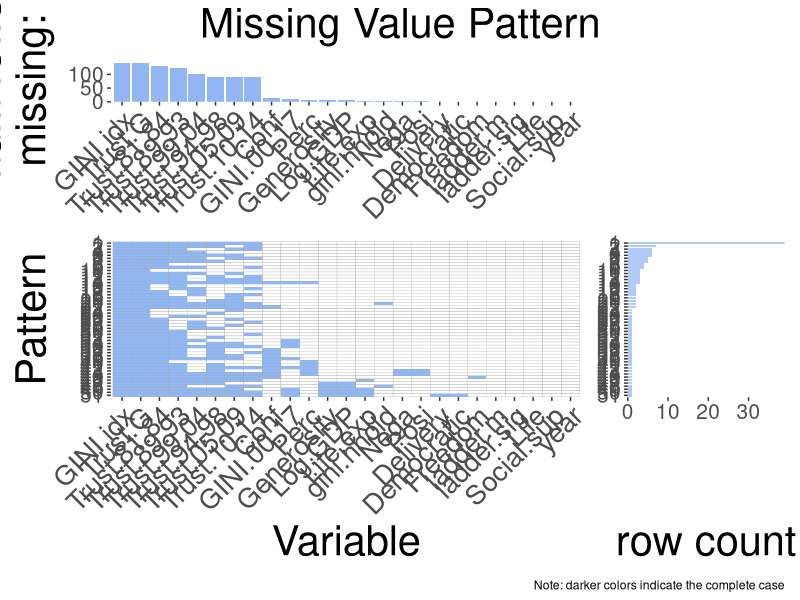
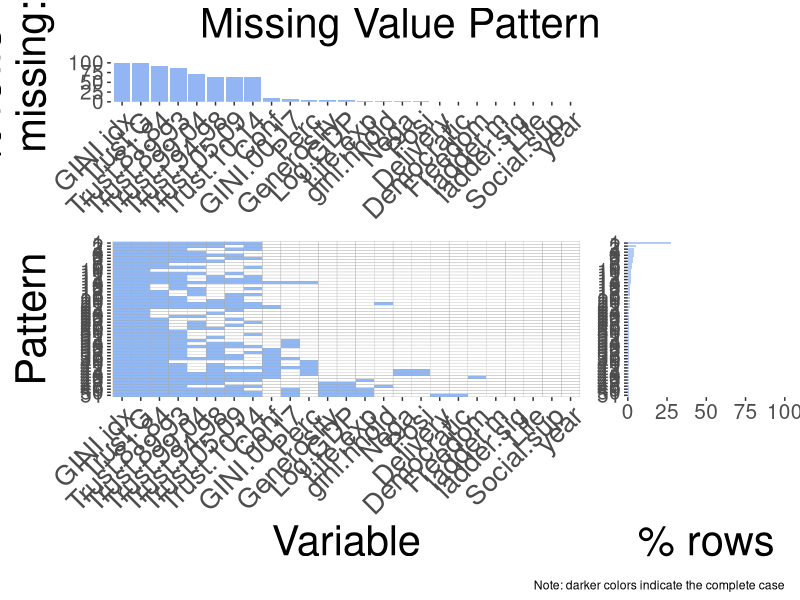

Source code (R) for these figures, in order:
## ---- chunk 1
plot_missing <- function(data, percent) {
  numvar <- length((colnames(data)))
  numrows <- nrow(data)
  missing_patterns <- data.frame(is.na(data)) %>%
                      group_by_all() %>%
                      count(name = "count", sort = TRUE) %>%
                      ungroup()
  
  missing_patterns$count_per <- missing_patterns$count / sum(missing_patterns$count) * 100
  na_count <-sapply(data, function(y) sum(length(which(is.na(y)))))
  na_count <- data.frame(na_count)
  na_count$features <- row.names(na_count)
  colnames(na_count) <- c('count','features')
  
  na_count$na_per <- na_count$count / numrows * 100
  p1 <- ggplot(data=na_count, aes(x=reorder(features,-count), y=count))+
            geom_bar(stat="identity", fill="cornflowerblue", alpha=0.7)+
            ylab(expression(paste("num rows \n missing:"))) +
            scale_y_continuous(expand = c(0,0)) +
            theme(panel.background = element_blank(), axis.title.x=element_blank(), panel.grid.major.x = element_blank(), panel.grid.minor.x = element_blank(), axis.text.y = element_text(size = 15), axis.text.x = element_text(size = 20, angle = 45, vjust = 1, hjust = 1), axis.title = element_text(size = 30))
  
  missing_patterns["Pattern"] <- rownames(missing_patterns)
  missing_patterns[1:numvar] <- missing_patterns[1:numvar]*1
  
  numrow <- length(rownames(missing_patterns))
  
  mp_temp <- missing_patterns[1:numvar]
  unique_temp <- apply(mp_temp,1,function(x) length(unique(x)))
  
  for (i in 1:nrow(mp_temp)) {
    if (unique_temp[i] == 1){
      mp_temp[i, ] <- -1
    }
  }
    
  mp_temp["Pattern"] <- missing_patterns["Pattern"]
  mp_gathered <- mp_temp %>% select(1:(numvar+1)) %>% gather(key = "Variable", value = "Missing", 1:numvar)
  
  mp_gathered <- mp_gathered %>% mutate(Pattern = factor(Pattern , levels = c(1:numrow)))
  missing_patterns <- missing_patterns %>% mutate(Pattern = factor(Pattern , levels = c(1:numrow)))
  
  temp <- levels(reorder(na_count$features,-na_count$count))
  
  p2 <- ggplot(mp_gathered, aes(x = factor(Variable, levels=temp), y = fct_rev(Pattern), fill = factor(Missing))) +
    geom_tile(colour = 'dark gray') +
    scale_fill_manual(values = c('0' = 'white', '1' = '#8EB8F7', '-1' = 'gray'))+
    ylab("Pattern")+
    xlab("Variable")+
    theme(legend.position="none", panel.background = element_blank(),axis.text.y = element_text(size = 15), axis.text.x = element_text(size = 20 ,angle = 45, vjust = 1, hjust = 1), axis.title = element_text(size = 30)) 
    
  
  p3 <- ggplot(missing_patterns, aes(x = count, y = fct_rev(Pattern))) +
  geom_bar(stat="identity", fill="cornflowerblue", aes(alpha = Pattern)) +
  scale_alpha_manual(values = (1/unique_temp)) +
  scale_x_continuous(expand = c(0,0)) +
  xlab("row count")+
  theme(panel.background = element_blank(), legend.position="none", axis.title.y=element_blank(), panel.grid.major.y = element_blank(), panel.grid.minor.y = element_blank(), axis.text = element_text(size = 15), axis.title = element_text(size = 30))
  
  p4 <- ggplot(data=na_count, aes(x=reorder(features,-na_per), y=na_per))+
            geom_bar(stat="identity", fill="cornflowerblue", alpha=0.7)+
            ylab(expression(paste("% rows \n missing:"))) +
            scale_y_continuous(expand = c(0,0), limits = c(0,100)) +
            theme(panel.background = element_blank(), axis.title.x=element_blank(), panel.grid.major.x = element_blank(),panel.grid.minor.x = element_blank(), axis.text.y = element_text(size = 15), axis.text.x = element_text(size = 20, angle = 45, vjust = 1, hjust = 1), axis.title = element_text(size = 30))
  
  p5 <- ggplot(missing_patterns, aes(x = count_per, y = fct_rev(Pattern))) +
  geom_bar(stat="identity", fill="cornflowerblue", aes(alpha = Pattern)) +
  scale_alpha_manual(values = (1/unique_temp)) +
  scale_x_continuous(expand = c(0,0), limits = c(0,100)) +
  xlab("% rows")+
  theme(panel.background = element_blank(),legend.position="none", axis.title.y=element_blank(), panel.grid.major.y = element_blank(), panel.grid.minor.y = element_blank(), axis.text = element_text(size = 15), axis.title = element_text(size = 30))
  
  
  if (percent == TRUE){
    p4 + plot_spacer()+  p2 + p5 + plot_layout(ncol = 2,widths = c(15, 5),heights=c(5,20)) + plot_annotation(title = 'Missing Value Pattern', caption = 'Note: darker colors indicate the complete case', theme = theme(plot.title = element_text(size = 30, hjust = 0.5)))
  }
  else{
    p1 + plot_spacer()+  p2 + p3 + plot_layout(ncol = 2,widths = c(15, 5),heights=c(5,20)) + plot_annotation(title = 'Missing Value Pattern', caption = 'Note: darker colors indicate the complete case', theme = theme(plot.title = element_text(size = 30, hjust = 0.5)))
}
  }

## ---- chunk 2
library(tidyverse)
library(patchwork)
library(ggplot2)
X2018_Sample <- read.csv("2018_Sample.csv")
X2018_Sample <- X2018_Sample[,2:length((colnames(X2018_Sample)))]
numvar <- length((colnames(X2018_Sample)))
numrows <- nrow(X2018_Sample)

cat("Number of variables", numvar,".  Num of observations", numrows )


## ---- chunk 3
colSums(is.na(X2018_Sample)) %>%
  sort(decreasing = TRUE)
## ---- chunk 4
plot_missing(X2018_Sample, percent = FALSE)
plot_missing(X2018_Sample, percent = TRUE)
